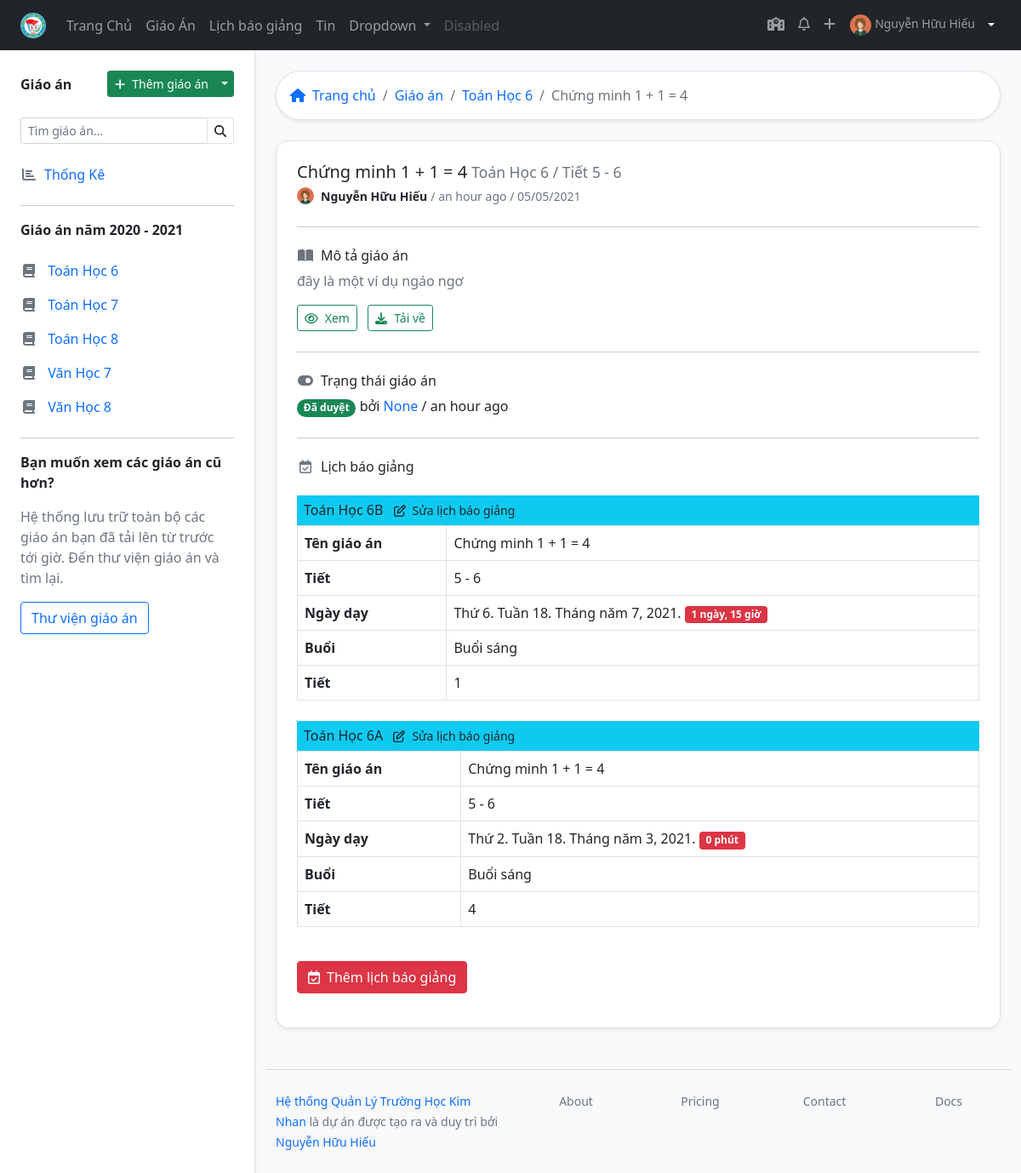
Before: /lesson/15/ (signed in) with the older database file.
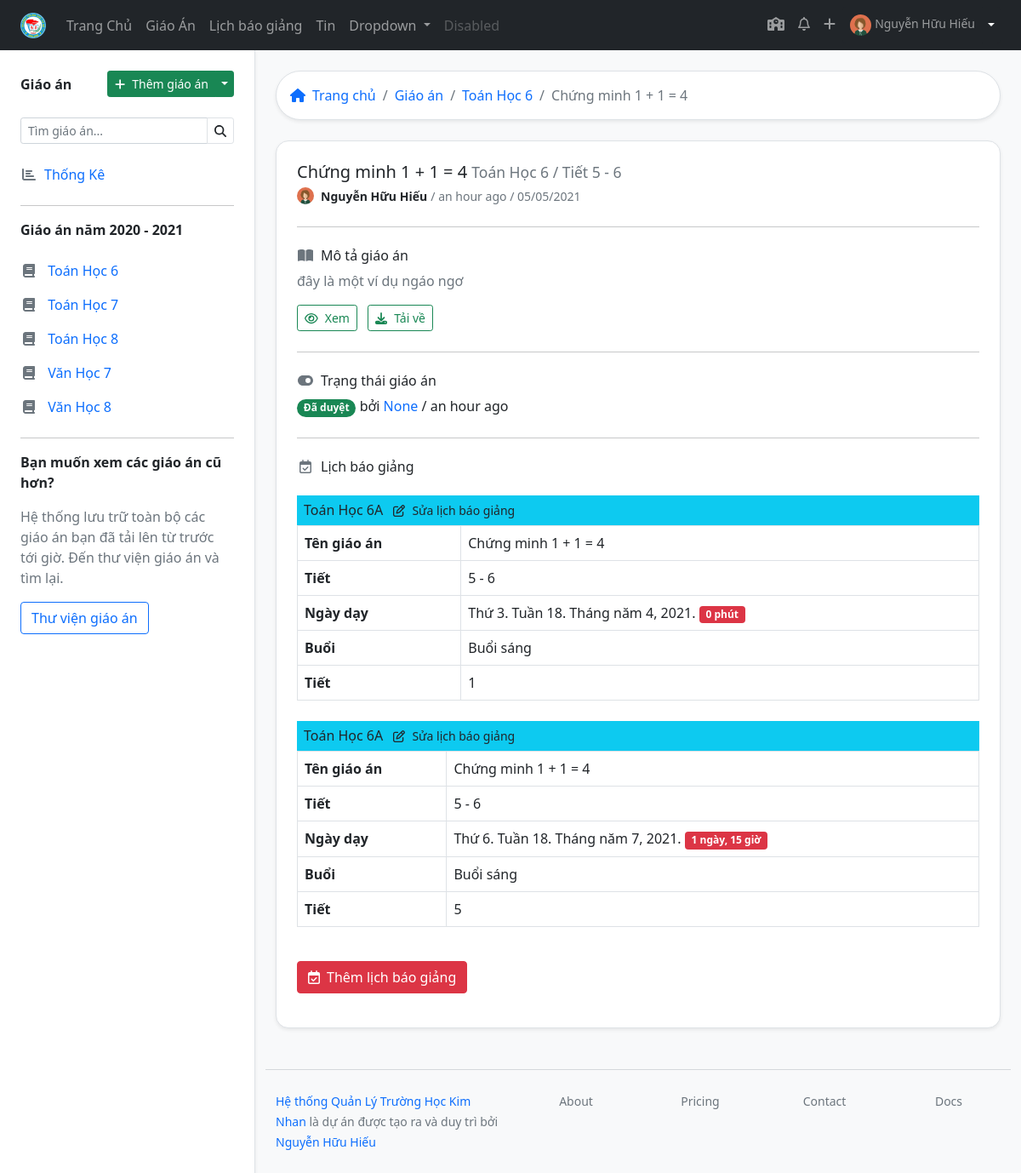
After: the same page with the newer database file.
### lessonmanagement/models.py (models this page shows, shortened)
class Lesson(models.Model):
    title = models.CharField(max_length=200)
    lesson_path = models.FileField(blank=True, null=True)
    upload_time = models.DateTimeField(blank=True, null=True)
    edit_time = models.DateTimeField(blank=True, null=True)
    LEVEL_CHOICES = [
        (6, 6),
        (7, 7),
        (8, 8),
        (9, 9)
    ]
    level = models.IntegerField(choices=LEVEL_CHOICES)
    description = models.CharField(max_length=200, null=True, blank=True)
    teacher = models.ForeignKey(Teacher, on_delete=models.CASCADE)
    subject = models.ForeignKey(Subject, on_delete=models.CASCADE)
    start_number_lesson = models.IntegerField(help_text="Bài giảng này ở tiết số mấy")
    cout_number_lesson = models.IntegerField(help_text="Bài giảng này trong bao nhiêu tiết")
    schoolyear = models.ForeignKey("Schoolyear", on_delete=models.CASCADE, blank=True, null=True)
    classyear = models.ManyToManyField(Classyear, through="LessonClassyear")
    STATUS_CHOICES = [
    ('pending', 'Chờ duyệt'),
    ('acept', 'Đã duyệt'),
    ('deny', 'Bị từ chối'),
    ]
    status = models.CharField(max_length=10, blank=True, choices=STATUS_CHOICES ,default='pending')
    checker = models.ForeignKey(Teacher, related_name="lesson_checker" ,on_delete=models.SET_NULL, null=True, blank=True)
    check_date = models.DateTimeField(auto_now=True)
    note_checker = models.CharField(max_length=200, blank=True)
    class Meta:
        verbose_name = "Giáo Án"
        verbose_name_plural = "Giáo Án"
        ordering = ["-upload_time"]
    def classyear_list(self):
        return LessonClassyear.objects.filter(lesson=self.id)

class SchoolAbstract(models.Model):
    title = models.CharField(max_length=50, verbose_name="Tiêu đề")
    description = models.CharField(max_length=200, verbose_name="Mô tả sơ lược", blank=True)
    cover = models.ImageField(upload_to="coverimages/", verbose_name="Ảnh bìa", null = True, blank = True)
    class Meta:
        abstract = True

class Subject(SchoolAbstract):
    group = models.ForeignKey("GroupSubject", related_name='subject123',on_delete=models.SET_NULL, null=True, blank=True, verbose_name='Bộ môn')
    subject_slug = models.SlugField(max_length=50, null=True, blank=True)
    class Meta:
        verbose_name = "Môn học"
        verbose_name_plural = "Môn học"

class LessonClassyear(models.Model):
    is_teach = models.BooleanField(default=False)
    teach_date = models.DateField(blank=True, null=True)
    lesson = models.ForeignKey(Lesson, on_delete = models.CASCADE)
    classyear = models.ForeignKey(Classyear, on_delete = models.CASCADE)
    teach_date_schedule = models.DateField(blank=True, null=True)
    week = models.IntegerField(blank=True, null=True)
    SESSION_CHOICES = [
        ('morning', 'Buổi sáng'),
        ('afternoon', 'Buổi chiều'),
    ]
    session = models.CharField(max_length=15, choices=SESSION_CHOICES, blank=True, null=True)
    ORDER_CHOICES = [
        (1, 1),
        (2, 2),
        (3, 3),
        (4, 4),
        (5, 5)
    ]
    order_schedule = models.IntegerField(choices=ORDER_CHOICES, null=True, blank=True)
    class Meta:
        verbose_name = 'Lịch báo giảng'
        verbose_name_plural = 'Lịch báo giảng'

class Classyear(models.Model):
    TITLE_CHOICES = [
    ('A', 'A'),
    ('B', 'B'),
    ('C', 'C'),
    ('D', 'D')
    ]
    title = models.CharField(verbose_name="Tên lớp", max_length=1, choices=TITLE_CHOICES)
    startyear = models.IntegerField()
    class Meta:
        unique_together = ('title', 'startyear')
        verbose_name = "Lớp học"
        verbose_name_plural = "Lớp học"

### lessonmanagement/views.py (the view)
# urls.py: path('lesson/<int:id>/', views.lesson, name="lesson"),
@login_required
def lesson(request, id):
    try:
        lesson = Lesson.objects.filter(teacher=request.user.teacher.id).get(id = id)
        return render(request, 'lesson/lesson_detail.html', {'lesson': lesson})
    except Lesson.DoesNotExist:
        raise Http404("Lesson does not exist")

### lessonmanagement/models.py (called while the page is built)
    def full_name(self):
        return ('%s %s') % (self.firstname, self.lastname)

    def schoolyear(self):
        if now.month < 9:
            return ('%s - %s') % (now.year - 1, now.year)
        else:
            return ('%s - %s') % (now.year, now.year+1)

    def lesson_list(self):
        return self.lesson_set.filter(teacher = self.user.id)

    def subject_classyear_list(self):
        return self.subjectclassyear_set.filter(is_teach_now = True).order_by('subject__title').values('subject__title', 'classyear__startyear','subject__group__title').distinct()

### lessonmanagement/templatetags/lessonmanagement_extras.py (called while the page is built)
@register.filter
def classlevel(value):
    now = datetime.now()
    i = 0
    if (now.month < 9):
        i =  (now.year - value) + 5
    else:
        i = (now.year - value) + 6
    if i in [6,7,8,9]:
        return i
    else:
        return value

### lessonmanagement/templates/lesson/lesson_detail.html (shortened to what this page needs)
{% extends 'base_withsidebar.html' %}
{% load humanize %}
{% load static %}
{% load lessonmanagement_extras %}
{% block content %}
{% include 'breadcrumb/breadcrumb_lesson.html' %}
<div class="bg-white rounded-15 shadow-sm p-4 border">
    <h5 class="mb-1">{{ lesson.title }} <small class="text-muted">{{ lesson.subject.title }} {{ lesson.level }}  / Tiết {{ lesson.start_number_lesson }} - {{ lesson.start_number_lesson|add:lesson.cout_number_lesson }}</small></h5>
    <div class="d-flex align-items-center mb-3">
        <img src="
        {% if request.user.teacher.avatar %}
        {{ request.user.teacher.avatar.url }}
        {% else %}
        {% static 'imgs/no-avatar.png' %}
        {% endif %}
        " alt="" width="20px" class="rounded-circle me-2">
        <div>
            <small class="m-0 fw-bolder">{{ request.user.teacher.full_name }}</small>
            <small class="text-muted m-0"> / {{ lesson.upload_time|naturaltime }} / {{ lesson.upload_time|date:"SHORT_DATE_FORMAT"}}</small>
        </div>
    </div>
    {% if lesson.description %}
        <hr class="my-4">
        <h6><i class="fas fa-book-open fa-fw me-2 text-muted"></i>Mô tả giáo án</h6>
        <p class="text-muted">
        {{ lesson.description }}
        </p>
    {% endif %}
    <a href="#" class="btn btn-sm btn-outline-success me-2"><i class="far fa-eye me-2"></i>Xem</a>
    <a href="{{ lesson.lesson_path.url }}" class="btn btn-sm btn-outline-success"><i class="fas fa-download me-2"></i>Tải về</a>
    <hr class="my-4">
    <h6><i class="fas fa-toggle-on text-muted fa-fw me-2"></i>Trạng thái giáo án</h6>
    {% if lesson.status == 'pending' %}
        <span class="badge bg-warning text-dark rounded-pill">{{ lesson.get_status_display }}</span>
        {% if lesson.edit_time %}
        <p class="mt-2">
            <i class="fas fa-sync-alt me-2"></i>Đã sửa: {{ lesson.edit_time|naturaltime }}
    </p>
        {% endif %}
    {% elif lesson.status == 'acept' %}
        <span class="badge bg-success text-white rounded-pill">{{ lesson.get_status_display }}</span> bởi
        <a href="#" class="text-decoration-none">{{ lesson.checker }} </a> / {{ lesson.check_date|naturaltime }}
    {% endif %}
        <hr class="my-4">
        <h6><i class="far fa-calendar-check me-2 text-muted fa-fw"></i>Lịch báo giảng</h6>
    {% if not lesson.status == 'acept' %}
        <h5 class="text-danger mt-3">Giáo án không thể thêm vào lịch báo giảng khi chưa được duyệt</h5>
    {% else %}
        {% if not lesson.classyear_list %}
            <h5 class="text-danger mt-3">Giáo án này chưa được lên lịch báo giảng</h5>
            <a href="{% url 'add_lesson_schedule' lesson.id %}" class="btn btn-danger"><i class="far fa-calendar-check me-2"></i>Thêm lịch báo giảng</a>
        {% else %}
            {% for i in lesson.classyear_list %}
                <h6 class="bg-info mb-0 p-2 mt-4">
                {{ lesson.subject.title }} {{ i.classyear.startyear|classlevel }}{{ i.classyear.title }} <small>
                <a href="#" class="ms-2 text-decoration-none text-dark"><i class="far fa-edit me-2"></i>Sửa lịch báo giảng</a>
                </small>
                </h6>
                {% include 'schedule/lesson_schedule.html' %}
            {% endfor %}
            <br>
            <a href="{% url 'add_lesson_schedule' lesson.id %}" class="btn btn-danger mb-3"><i class="far fa-calendar-check me-2"></i>Thêm lịch báo giảng</a>
        {% endif %}
    {% endif %}
</div>
{% endblock %}

### lessonmanagement/templates/sidebar.html (shortened to what this page needs)
{% load lessonmanagement_extras %}
{% with teacher=request.user.teacher %}
<div class="position-sticky top-0 start-0 pt-4">
    <div class="d-flex justify-content-between mb-4 align-items-center">
      <span class="fw-bold">Giáo án</span>
<div class="btn-group">
  <a href="{% url 'addlesson' %}" class="btn btn-sm btn-success"><i class="fas fa-plus me-2"></i>Thêm giáo án</a>
  <button type="button" class="btn btn-sm btn-success dropdown-toggle dropdown-toggle-split" data-bs-toggle="dropdown" aria-expanded="false">
  </button>
</div>
      </div>
      <form action="">
        <div class="input-group input-group-sm mb-3">
        <input type="search" class="form-control " list="datalistOptions" id="exampleDataList" placeholder="Tìm giáo án..." aria-describedby="button-addon2">
          <button class="btn border" type="submit" id="button-addon2"><i class="fas fa-search"></i></button>
        </div>
      </form>
      <div class="list-group">
        <a href="{% url 'lessondashboard' %}" class="list-group-item list-group-item-action border-0 text-primary ps-0 {% if request.path == '/lessondashboard/' %} fw-bold {% endif %}"><i class="fas fa-chart-bar me-2 text-muted  fa-fw "></i>Thống Kê</a>
        <hr >
      <span class="fw-bold mb-3">Giáo án năm {{ teacher.schoolyear }} </span>
        {% for i in teacher.subject_classyear_list %}
     <a href="{% url 'lessons_subject_level' i.subject__title|slugify i.classyear__startyear|classlevel %}" class="list-group-item list-group-item-action border-0 text-primary ps-0"><i class="fas fa-book fa-fw me-2 text-muted"></i> {{ i.subject__title }} {{ i.classyear__startyear|classlevel }} </a>
        {% endfor %}
        <hr>
        <span class="fw-bold mb-3">Bạn muốn xem các giáo án cũ hơn?</span>
        <p class="text-muted pe-3">Hệ thống lưu trữ toàn bộ các giáo án bạn đã tải lên từ trước tới giờ. Đến thư viện giáo án và tìm lại.</p>
      </div>
      <a href="{% url 'alllessons' %}" class="btn btn-outline-primary mb-3">Thư viện giáo án </a>
    </div>
  {% endwith %}

### lessonmanagement/templates/breadcrumb/breadcrumb_lesson.html
<div class="bg-white border shadow-sm p-3 rounded-pill mb-4">
    <nav aria-label="breadcrumb">
      <ol class="breadcrumb m-0 ">
        <li class="breadcrumb-item"><a href="{% url 'index' %}" class="text-decoration-none"><i class="fas fa-home me-2"></i>Trang chủ</a></li>
        <li class="breadcrumb-item"> <a href="{% url 'alllessons' %}" class="text-decoration-none">Giáo án</a></li>
        <li class="breadcrumb-item "> <a href="{% url 'lessons_subject_level' lesson.subject.subject_slug lesson.level %}" class="text-decoration-none">{{ lesson.subject.title }} {{ lesson.level }}</a></li>
        <li class="breadcrumb-item active" aria-current="page"> {{ lesson.title }}</li>
      </ol>
    </nav>
  </div>

### lessonmanagement/templates/schedule/lesson_schedule.html
{% load humanize %}
<table class="table table-bordered">
    <tr>
        <th scope="row">Tên giáo án</th>
        <td>{{ lesson.title }}</td>
    </tr>
    <tr>
        <th scope="row">Tiết</th>
        <td>{{ lesson.start_number_lesson }} - {{ lesson.start_number_lesson|add:lesson.cout_number_lesson }}</td>
    </tr>
    <tr>
        <th scope="row">Ngày dạy</th>
        <td>{{ i.teach_date_schedule|date:"D" }}. Tuần {{ i.teach_date_schedule|date:"W" }}. {{ i.teach_date_schedule }}.  <span class="badge bg-danger">{{ i.teach_date_schedule|timeuntil }}</span></td>
    </tr>
    <tr>
        <th scope="row">Buổi</th>
        <td>{{ i.get_session_display }}</td>
    </tr>
    <tr>
        <th scope="row">Tiết</th>
        <td>{{ i.order_schedule }}</td>
    </tr>
</table>

Changed rows visible on the page:
removed LessonClassyear: {{ lesson.subject.title }} "Toán Học", classyear.startyear|classlevel "6", classyear "B", {{ lesson.title }} "Chứng minh 1 + 1 = 4", {{ lesson.start_number_lesson }} "5", {{ lesson.start_number_lesson|add:lesson.cout_number_lesson }} "6", teach_date_schedule "Thứ 6", teach_date_schedule "18", teach_date_schedule "Tháng năm 7, 2021", teach_date_schedule "1 ngày, 15 giờ", session "Buổi sáng", order_schedule "1"
removed LessonClassyear: {{ lesson.subject.title }} "Toán Học", classyear.startyear|classlevel "6", classyear "A", {{ lesson.title }} "Chứng minh 1 + 1 = 4", {{ lesson.start_number_lesson }} "5", {{ lesson.start_number_lesson|add:lesson.cout_number_lesson }} "6", teach_date_schedule "Thứ 2", teach_date_schedule "18", teach_date_schedule "Tháng năm 3, 2021", teach_date_schedule "0 phút", session "Buổi sáng", order_schedule "4"
added LessonClassyear: {{ lesson.subject.title }} "Toán Học", classyear.startyear|classlevel "6", classyear "A", {{ lesson.title }} "Chứng minh 1 + 1 = 4", {{ lesson.start_number_lesson }} "5", {{ lesson.start_number_lesson|add:lesson.cout_number_lesson }} "6", teach_date_schedule "Thứ 3", teach_date_schedule "18", teach_date_schedule "Tháng năm 4, 2021", teach_date_schedule "0 phút", session "Buổi sáng", order_schedule "1"
added LessonClassyear: {{ lesson.subject.title }} "Toán Học", classyear.startyear|classlevel "6", classyear "A", {{ lesson.title }} "Chứng minh 1 + 1 = 4", {{ lesson.start_number_lesson }} "5", {{ lesson.start_number_lesson|add:lesson.cout_number_lesson }} "6", teach_date_schedule "Thứ 6", teach_date_schedule "18", teach_date_schedule "Tháng năm 7, 2021", teach_date_schedule "1 ngày, 15 giờ", session "Buổi sáng", order_schedule "5"
